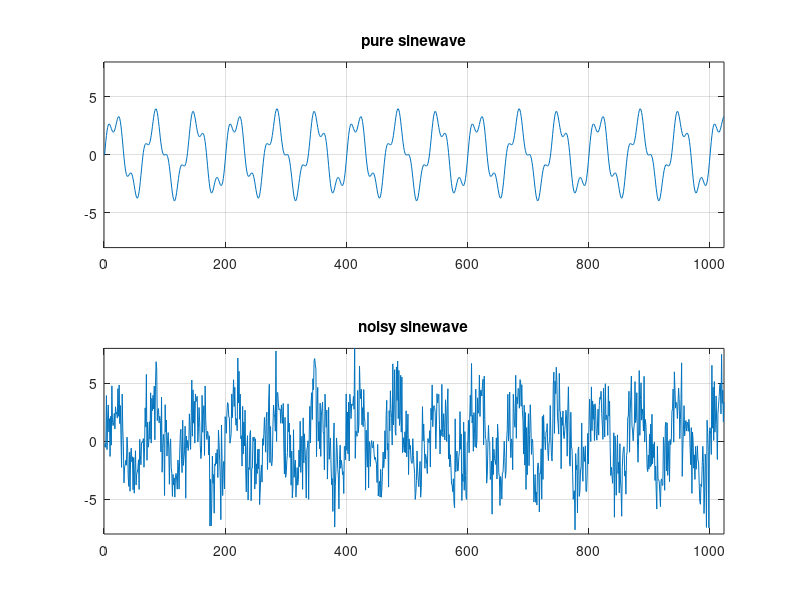

The MATLAB source for this figure:
% correlation of two signals
close all; clear all; clc;
N = 1024; % number of samples to generate
f1 = 3; % frequency of the sinewave
f2 = 10; % frequency of the sinewave
fs = 200; % sampling frequency
n = 0:N-1; % sampling index
x = 3*sin(2*pi*f1*n/fs)+sin(2*pi*f2*n/fs); % generating x[n]
y = x+2*randn(1,N); % generating y[n]=x[n]+w[n]

figure,
subplot(2,1,1),plot(x),axis([0 1024 -8 8]),title('pure sinewave'),grid;
subplot(2,1,2),plot(y),axis([0 1024 -8 8]),title('noisy sinewave'),grid;
